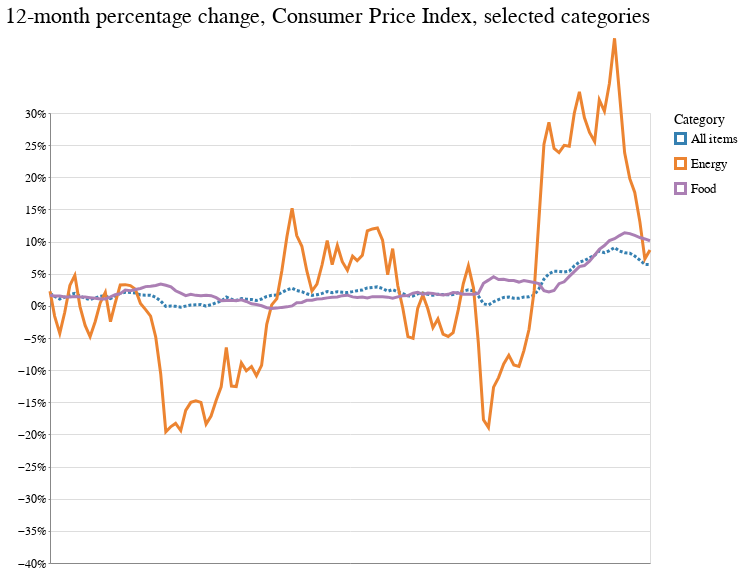

The code cell stored with this chart in its notebook:
### Code cell
base = alt.Chart(
    three_cats,
    title="12-month percentage change, Consumer Price Index, selected categories"
).encode(
    x=alt.X(
        "date:T",
        timeUnit="yearmonth",
        axis=alt.Axis(
            title=None,
            labelAngle=0,
            grid=False,
            # A truly gnarly hack from https://github.com/altair-viz/altair/issues/187
            values=list(pd.to_datetime([
                '2008-11-01',
                '2010-11-01',
                '2012-11-01',
                '2014-11-01',
                '2016-11-01',
                '2018-11-01'
            ]).astype(int) / 10 ** 6)
        ),
    ),
    y=alt.Y(
        "pct_change:Q",
        axis=alt.Axis(title=None, format='%'),
        scale=alt.Scale(domain=[-0.4, 0.3])
    ),
    color=alt.Color(
        "series_items_name:N",
        legend=alt.Legend(title="Category"),
        # scale=alt.Scale(range=["#423a51", "#449cb0", "#d09972"])
    )
)

all_items = base.transform_filter(
    alt.datum.series_items_name == 'All items'
).mark_line(strokeDash=[3, 2])

other_items = base.transform_filter(
    alt.datum.series_items_name != 'All items'
).mark_line()

(all_items + other_items).properties(width=600)

### Figure 1 — Vega-Lite specification as saved in the notebook (floating-point values rounded to 4 significant figures; data arrays with more than 128 entries replaced by an {"elided": "..."} marker saying what was removed)
{"config": {"view": {"width": 800, "height": 450}, "background": "#ffffff", "title": {"anchor": "start", "font": "BentonGothic-Bold, sans", "fontColor": "#000000", "fontSize": 22, "fontWeight": "normal"}, "arc": {"fill": "#82c6df"}, "area": {"fill": "#82c6df"}, "line": {"stroke": "#82c6df", "strokeWidth": 3}, "path": {"stroke": "#82c6df"}, "rect": {"fill": "#82c6df"}, "shape": {"stroke": "#82c6df"}, "bar": {"fill": "#82c6df"}, "point": {"stroke": "#82c6df"}, "symbol": {"fill": "#82c6df", "size": 30}, "axis": {"titleFont": "BentonGothic-Bold, sans", "titleFontSize": 14, "titleFontWeight": "normal", "labelFont": "BentonGothic, sans", "labelFontSize": 12, "labelFontWeight": "normal"}, "axisX": {"labelAngle": 0, "labelPadding": 4, "tickSize": 3}, "axisY": {"labelBaseline": "middle", "maxExtent": 45, "minExtent": 45, "tickSize": 2, "titleAlign": "left", "titleAngle": 0, "titleX": -45, "titleY": -11}, "legend": {"titleFont": "BentonGothic-Bold, sans", "titleFontSize": 14, "titleFontWeight": "normal", "symbolType": "square", "labelFont": "BentonGothic, sans", "labelFontSize": 13}, "range": {"category": ["#3580b1", "#ec8431", "#ab7fb4", "#c89d29", "#adc839", "#829eb1"], "diverging": ["#e68a4f", "#f4bb6a", "#f9e39c", "#dadfe2", "#a6b7c6", "#849eae"], "heatmap": ["#fbf2c7", "#f9e39c", "#f8d36e", "#f4bb6a", "#e68a4f", "#d15a40", "#ab4232"], "ordinal": ["#fbf2c7", "#f9e39c", "#f8d36e", "#f4bb6a", "#e68a4f", "#d15a40", "#ab4232"], "ramp": ["#fbf2c7", "#f9e39c", "#f8d36e", "#f4bb6a", "#e68a4f", "#d15a40", "#ab4232"]}}, "layer": [{"mark": {"type": "line", "strokeDash": [3, 2]}, "encoding": {"color": {"field": "series_items_name", "legend": {"title": "Category"}, "type": "nominal"}, "x": {"axis": {"grid": false, "labelAngle": 0, "title": null, "values": [1225000000000.0, 1289000000000.0, 1352000000000.0, 1415000000000.0, 1478000000000.0, 1541000000000.0]}, "field": "date", "timeUnit": "yearmonth", "type": "temporal"}, "y": {"axis": {"format": "%", "title": null}, "field": "pct_change", "scale": {"domain": [-0.4, 0.3]}, "type": "quantitative"}}, "title": "12-month percentage change, Consumer Price Index, selected categories", "transform": [{"filter": "(datum.series_items_name === 'All items')"}]}, {"mark": "line", "encoding": {"color": {"field": "series_items_name", "legend": {"title": "Category"}, "type": "nominal"}, "x": {"axis": {"grid": false, "labelAngle": 0, "title": null, "values": [1225000000000.0, 1289000000000.0, 1352000000000.0, 1415000000000.0, 1478000000000.0, 1541000000000.0]}, "field": "date", "timeUnit": "yearmonth", "type": "temporal"}, "y": {"axis": {"format": "%", "title": null}, "field": "pct_change", "scale": {"domain": [-0.4, 0.3]}, "type": "quantitative"}}, "title": "12-month percentage change, Consumer Price Index, selected categories", "transform": [{"filter": "(datum.series_items_name !== 'All items')"}]}], "data": {"name": "data-1a015b7fca5b5a1349b98efbac9f8ed4"}, "width": 600, "$schema": "https://vega.github.io/schema/vega-lite/v4.17.0.json", "datasets": {"data-1a015b7fca5b5a1349b98efbac9f8ed4": {"elided": "360 records"}}}
